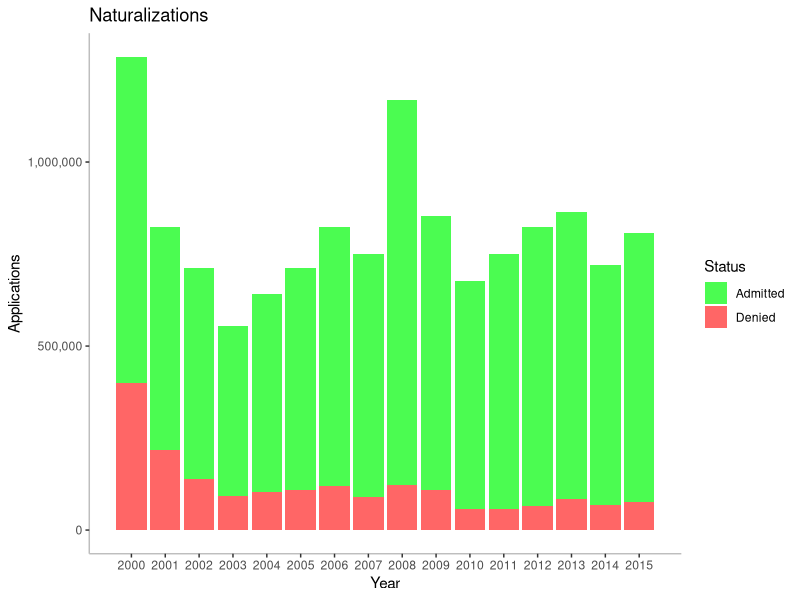

Recreate this plot in R.
library(readr)
library(ggplot2)
library(dplyr)
library(tidyr)
library(scales)

setwd("~/President-Obama-Evaluation/Data files/Immigration data")

naturalizations <- read_csv("naturalization.csv")
naturalizations <- naturalizations[order(naturalizations$Year), ]

naturalizations <- gather(naturalizations, Status, Applications, Admitted:Denied)
naturalizations00 <- subset(naturalizations, naturalizations$Year >= 2000)
naturalizations00 %>%
  group_by(Year) %>%
  ggplot(aes(x = Year, y = Applications, fill = Status)) +
  geom_bar(stat = "identity") +
  scale_y_continuous(name = "Applications", labels = comma) +
  scale_x_continuous(breaks = 2000:2015) +
  ggtitle("Naturalizations") +
  scale_fill_manual(values = c("#4bfc51", "#ff6666"))+
  theme(panel.grid.major = element_blank(), panel.grid.minor = element_blank(),
        panel.background = element_blank(), axis.line = element_line(color = "grey"))

# SOURCES

# US Department of Homeland Security, Yearbook of Immigration Statistics, 2009 - 2015
# https://www.dhs.gov/immigration-statistics/yearbook/2015
